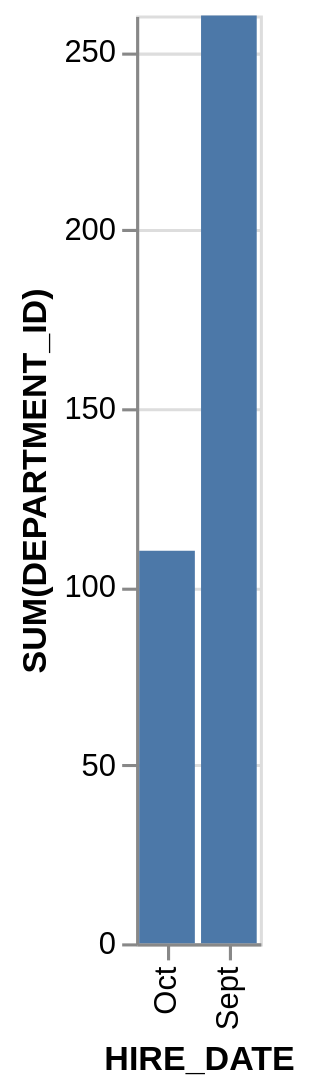

Vega-Lite specification for this chart:
### Vega-Lite specification from a JSON file in a GitHub repository (floating-point values rounded to 4 significant figures)
{"data": {"values": [{"x_data": "Sept", "y_data": 260}, {"x_data": "Oct", "y_data": 110}]}, "mark": "bar", "encoding": {"x": {"field": "x_data", "type": "nominal", "title": "HIRE_DATE", "sort": "ascending"}, "y": {"field": "y_data", "type": "quantitative", "title": "SUM(DEPARTMENT_ID)"}}}
